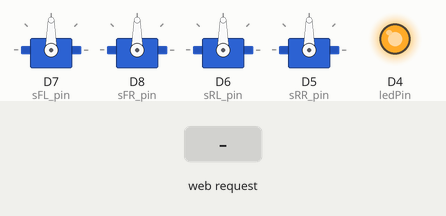
This sketch was run on a simulated ESP8266 (NodeMCU). Shown: 4 × servo, output pins drawn as LEDs (lit = HIGH). Inputs (shaded band) come from the test bench. What the sketch prints to the serial monitor is not drawn.

Above: at 1.2 s.
1.3 s: HTTP request GET /toggle received
At 1.8 s:
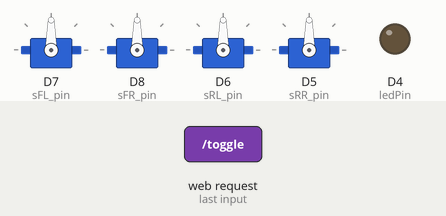
2.8 s: HTTP request GET /servo_fl?speed=1 received
At 4.0 s:
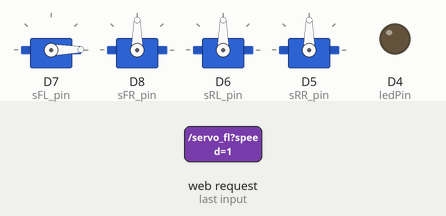
4.3 s: HTTP request GET /toggle?speed=1 received
At 5.3 s:
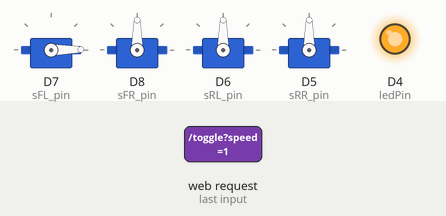
5.8 s: HTTP request GET /servo_fl?speed=120 received
At 6.4 s:
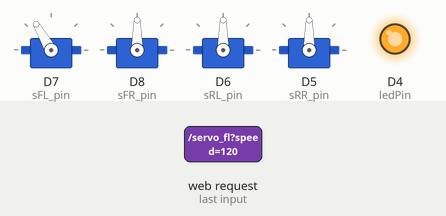
7.3 s: HTTP request GET /toggle?speed=0 received
At 8.5 s:
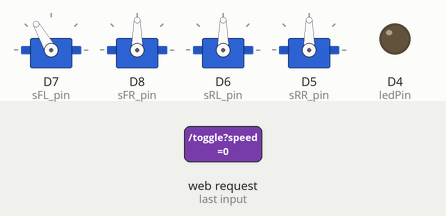
8.8 s: HTTP request GET /servo_fr?speed=1 received
At 9.9 s:
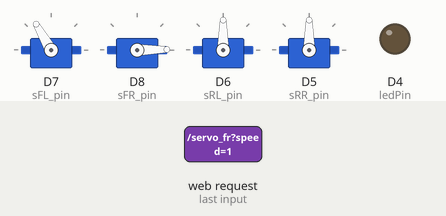
Timing chart, 0 to 11.3 s (numbered marks = the images above; inputs shaded):
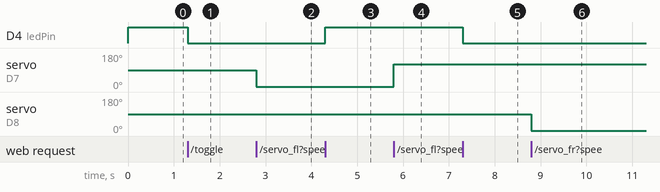

The sketch:

WEBflaskLMS.ino
```cpp
/*
Дисклеймер

Этот код был написан недопрограммистом в 2 часа ночи с мухаморами и он работает на честном слове и святой воде.
Пожалуйста, не меняйте ничего в коде(а лучше даже не читайте)
Andrew-24coop, 2025
*/

#include <ESP8266WiFi.h>
#include <ESP8266WebServer.h>
#include <Servo.h>

const char* ssid = "ESP8266_CAR_1";
const char* password = "12345678";

ESP8266WebServer server(80);
const int ledPin = D4;
bool ledState = false;

Servo sFL;
const int sFL_pin = D7;
Servo sFR;
const int sFR_pin = D8;
Servo sRL;
const int sRL_pin = D6;
Servo sRR;
const int sRR_pin = D5;

void handleToggle() {
  ledState = !ledState;
  digitalWrite(ledPin, ledState ? LOW : HIGH);
  server.send(200, "text/plain", ledState ? "ON" : "OFF");
}

void handleStatus() {
  server.send(200, "text/plain", "CONNECTED");
}

void handleServoFL() {
  if (server.hasArg("speed")) {
    String speedStr = server.arg("speed");
    int speed = speedStr.toInt();

    if (speed >= 0 && speed <= 180) {
      sFL.write(speed);
      server.send(200, "text/plain", "Servo set to " + String(speed));
    } else {
      server.send(400, "text/plain", "Invalid speed. Must be between 0 and 180.");
    }
  } else {
    server.send(400, "text/plain", "Missing 'speed' argument.");
  }
}

void handleServoFR() {
  if (server.hasArg("speed")) {
    String speedStr = server.arg("speed");
    int speed = speedStr.toInt();

    if (speed >= 0 && speed <= 180) {
      sFR.write(speed);
      server.send(200, "text/plain", "Servo set to " + String(speed));
    } else {
      server.send(400, "text/plain", "Invalid speed. Must be between 0 and 180.");
    }
  } else {
    server.send(400, "text/plain", "Missing 'speed' argument.");
  }
}

void handleServoRL() {
  if (server.hasArg("speed")) {
    String speedStr = server.arg("speed");
    int speed = speedStr.toInt();

    if (speed >= 0 && speed <= 180) {
      sRL.write(speed);
      server.send(200, "text/plain", "Servo set to " + String(speed));
    } else {
      server.send(400, "text/plain", "Invalid speed. Must be between 0 and 180.");
    }
  } else {
    server.send(400, "text/plain", "Missing 'speed' argument.");
  }
}

void handleServoRR() {
  if (server.hasArg("speed")) {
    String speedStr = server.arg("speed");
    int speed = speedStr.toInt();

    if (speed >= 0 && speed <= 180) {
      sRR.write(speed);
      server.send(200, "text/plain", "Servo set to " + String(speed));
    } else {
      server.send(400, "text/plain", "Invalid speed. Must be between 0 and 180.");
    }
  } else {
    server.send(400, "text/plain", "Missing 'speed' argument.");
  }
}


void setup() {
  Serial.begin(115200);

  WiFi.softAP(ssid, password);
  IPAddress IP = WiFi.softAPIP();
  Serial.print("ESP8266 AP IP Address: ");
  Serial.println(IP);

  pinMode(ledPin, OUTPUT);
  digitalWrite(ledPin, HIGH);

  sFL.attach(sFL_pin);
  sFR.attach(sFR_pin);
  sRL.attach(sRL_pin);
  sRR.attach(sRR_pin);

  server.on("/toggle", handleToggle);
  server.on("/status", handleStatus);
  server.on("/servo_fl", handleServoFL);
  server.on("/servo_fr", handleServoFR);
  server.on("/servo_rl", handleServoRL);
  server.on("/servo_rr", handleServoRR);

  server.begin();
  Serial.println("HTTP server started");
}

void loop() {
  server.handleClient();
}
```

Measured:
- after the input at 1.3 s, D4 (ledPin): HIGH → LOW at once
- after the input at 2.8 s, servo on D7 (sFL_pin): 90° → 1° at once
- after the input at 4.3 s, D4 (ledPin): LOW → HIGH at once
- after the input at 5.8 s, servo on D7 (sFL_pin): 1° → 120° at once
- after the input at 7.3 s, D4 (ledPin): HIGH → LOW at once
- after the input at 8.8 s, servo on D8 (sFR_pin): 90° → 1° at once
